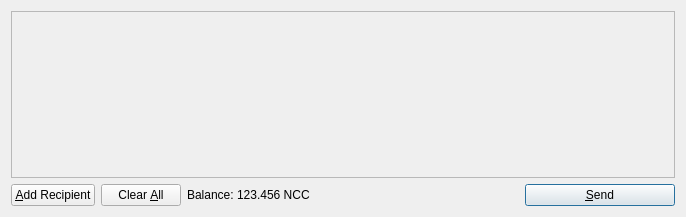
<?xml version="1.0" encoding="UTF-8"?>
<ui version="4.0">
 <class>SendCoinsDialog</class>
 <widget class="QDialog" name="SendCoinsDialog">
  <property name="geometry">
   <rect>
    <x>0</x>
    <y>0</y>
    <width>686</width>
    <height>217</height>
   </rect>
  </property>
  <property name="windowTitle">
   <string>Send Coins</string>
  </property>
  <layout class="QVBoxLayout" name="verticalLayout">
   <item>
    <widget class="QScrollArea" name="scrollArea">
     <property name="widgetResizable">
      <bool>true</bool>
     </property>
     <widget class="QWidget" name="scrollAreaWidgetContents">
      <property name="geometry">
       <rect>
        <x>0</x>
        <y>0</y>
        <width>666</width>
        <height>165</height>
       </rect>
      </property>
      <layout class="QVBoxLayout" name="verticalLayout_2">
       <property name="margin">
        <number>0</number>
       </property>
       <item>
        <layout class="QVBoxLayout" name="entries">
         <property name="spacing">
          <number>6</number>
         </property>
        </layout>
       </item>
       <item>
        <spacer name="verticalSpacer">
         <property name="orientation">
          <enum>Qt::Vertical</enum>
         </property>
         <property name="sizeHint" stdset="0">
          <size>
           <width>20</width>
           <height>40</height>
          </size>
         </property>
        </spacer>
       </item>
      </layout>
     </widget>
    </widget>
   </item>
   <item>
    <layout class="QHBoxLayout" name="horizontalLayout">
     <item>
      <widget class="QPushButton" name="addButton">
       <property name="toolTip">
        <string>Send to multiple recipients at once</string>
       </property>
       <property name="text">
        <string>&amp;Add Recipient</string>
       </property>
       <property name="icon">
        <iconset resource="../bitcoin.qrc">
         <normaloff>:/icons/add</normaloff>:/icons/add</iconset>
       </property>
       <property name="autoDefault">
        <bool>false</bool>
       </property>
      </widget>
     </item>
     <item>
      <widget class="QPushButton" name="clearButton">
       <property name="sizePolicy">
        <sizepolicy hsizetype="Minimum" vsizetype="Fixed">
         <horstretch>0</horstretch>
         <verstretch>0</verstretch>
        </sizepolicy>
       </property>
       <property name="toolTip">
        <string>Remove all transaction fields</string>
       </property>
       <property name="text">
        <string>Clear &amp;All</string>
       </property>
       <property name="icon">
        <iconset resource="../bitcoin.qrc">
         <normaloff>:/icons/remove</normaloff>:/icons/remove</iconset>
       </property>
       <property name="autoRepeatDelay">
        <number>300</number>
       </property>
       <property name="autoDefault">
        <bool>false</bool>
       </property>
      </widget>
     </item>
     <item>
      <layout class="QHBoxLayout" name="horizontalLayout_2">
       <property name="spacing">
        <number>3</number>
       </property>
       <item>
        <widget class="QLabel" name="label">
         <property name="text">
          <string>Balance:</string>
         </property>
        </widget>
       </item>
       <item>
        <widget class="QLabel" name="labelBalance">
         <property name="cursor">
          <cursorShape>IBeamCursor</cursorShape>
         </property>
         <property name="text">
          <string>123.456 NCC</string>
         </property>
         <property name="textInteractionFlags">
          <set>Qt::LinksAccessibleByMouse|Qt::TextSelectableByKeyboard|Qt::TextSelectableByMouse</set>
         </property>
        </widget>
       </item>
      </layout>
     </item>
     <item>
      <spacer name="horizontalSpacer">
       <property name="orientation">
        <enum>Qt::Horizontal</enum>
       </property>
       <property name="sizeHint" stdset="0">
        <size>
         <width>40</width>
         <height>20</height>
        </size>
       </property>
      </spacer>
     </item>
     <item>
      <widget class="QPushButton" name="sendButton">
       <property name="minimumSize">
        <size>
         <width>150</width>
         <height>0</height>
        </size>
       </property>
       <property name="toolTip">
        <string>Confirm the send action</string>
       </property>
       <property name="text">
        <string>&amp;Send</string>
       </property>
       <property name="icon">
        <iconset resource="../bitcoin.qrc">
         <normaloff>:/icons/send</normaloff>:/icons/send</iconset>
       </property>
       <property name="default">
        <bool>true</bool>
       </property>
      </widget>
     </item>
    </layout>
   </item>
  </layout>
 </widget>
 <resources>
  <include location="../bitcoin.qrc"/>
 </resources>
 <connections/>
</ui>
